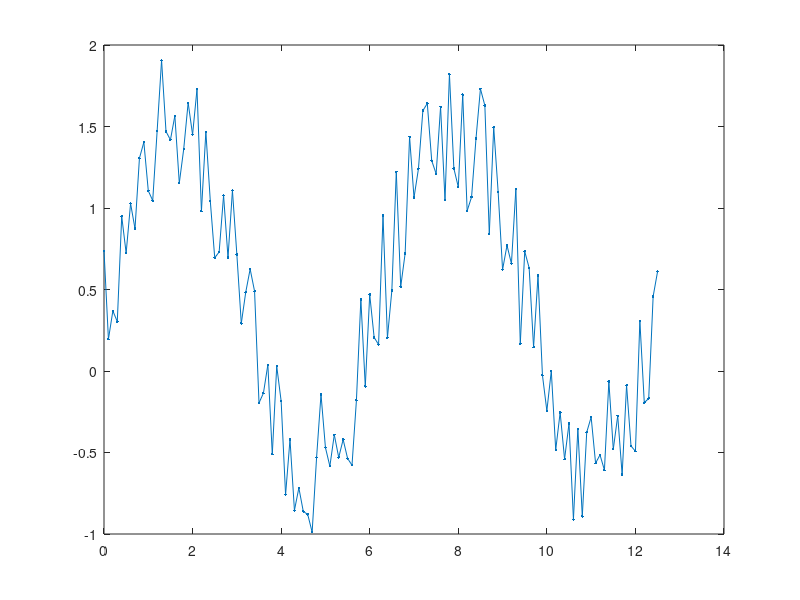

MATLAB code to generate this figure: (Note: this script raises an error after producing the figure.)
t=0:0.1:4*pi;
y=sin(t)+rand(1, length(t));
plot(t, y, '.-');
hold on
lmax = local_max(y);
for i = 1:length(lmax);
	handle = plot(t(lmax(i)),y(lmax(i)),'o');
	set(handle,'MarkerEdgeColor','red')
	text(t(lmax(i))+0.1,y(lmax(i)),['(' num2str(t(lmax(i))) ',' num2str(round(100*y(lmax(i)))/100) ')'])
end






